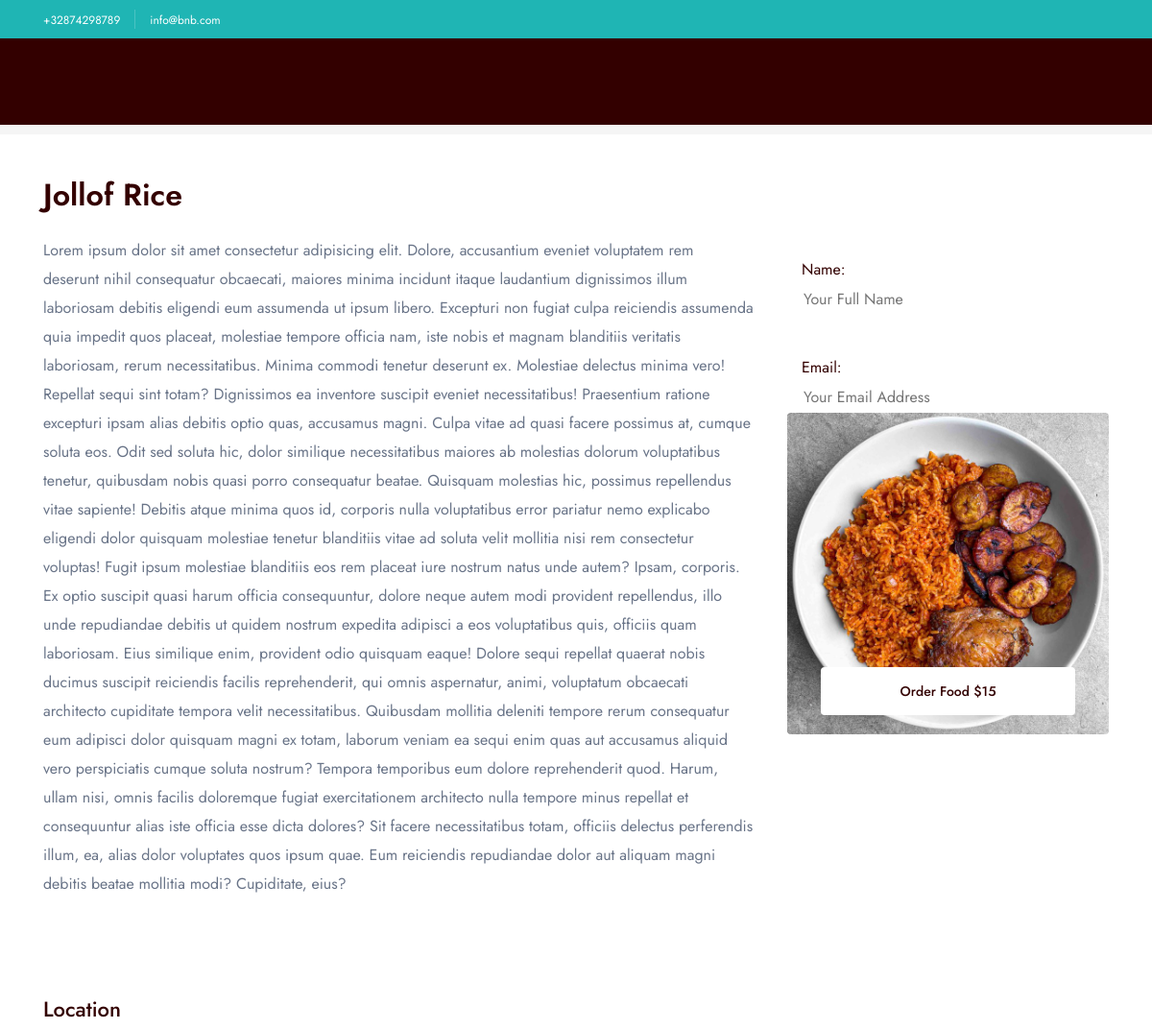
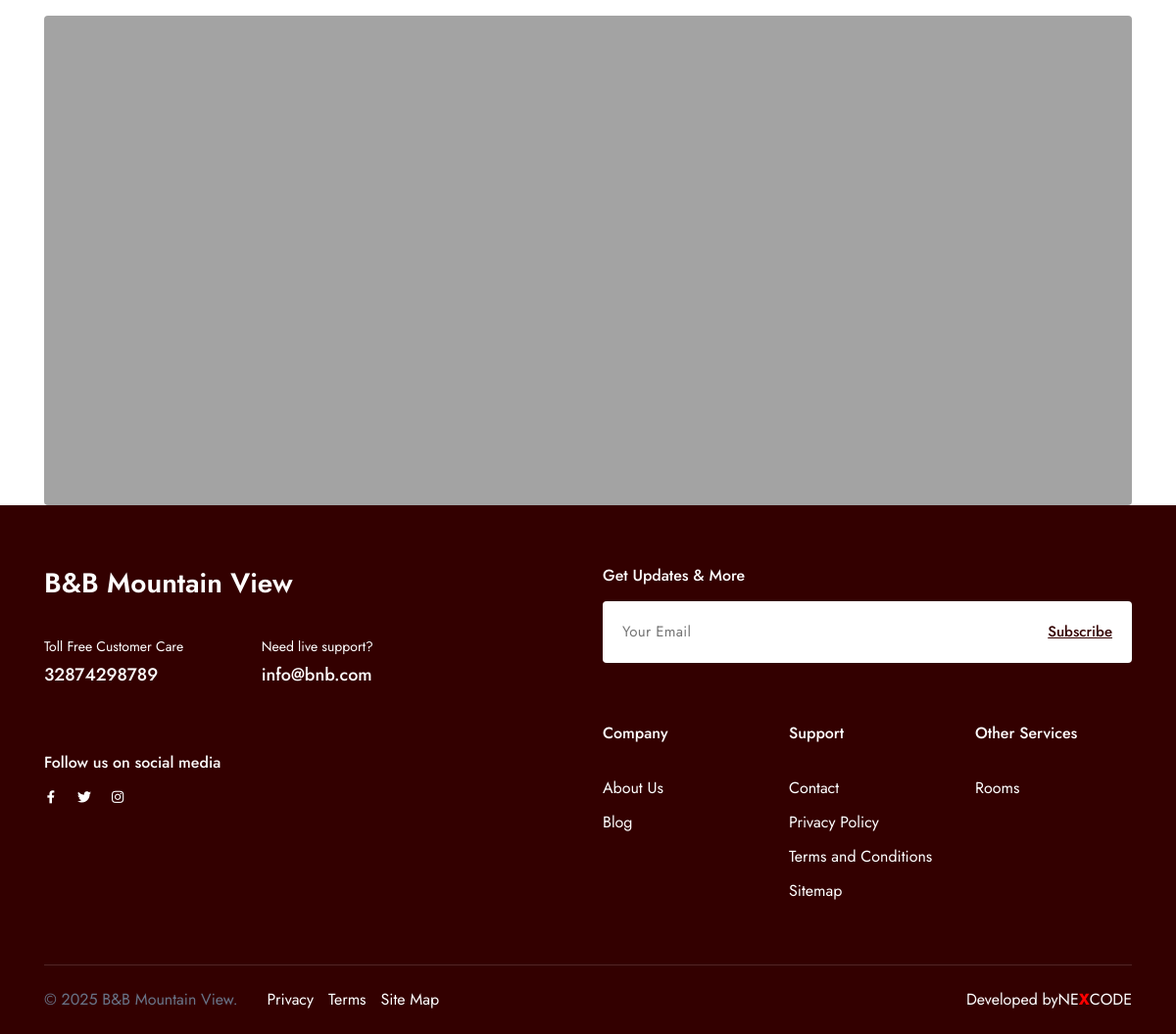
The app's page /food/jollof-rice with its own data (2 pictures, top to bottom).
### home/models.py (models this page shows, shortened)
class Setting(models.Model):
    email = models.CharField(max_length=255, null=True, blank=True)
    second_email = models.CharField(max_length=255, null=True, blank=True)
    contact_number = models.CharField(max_length=255, null=True, blank=True)
    website = models.URLField(max_length=255, null=True, blank=True)
    instagram = models.URLField(max_length=255, null=True, blank=True)
    twitter = models.URLField(max_length=255, null=True, blank=True)
    facebook = models.URLField(max_length=255, null=True, blank=True)
    whatsapp_number = models.CharField(max_length=255, null=True, blank=True)
    address = models.CharField(max_length=255, null=True, blank=True)
    about_image = ProcessedImageField(
        upload_to=about_image_path,
        processors=[ResizeToFill(630, 700)],
        format='JPEG',
        options={'quality': 90},
        null=True,
        blank=True,
    )
    about_title = models.CharField(max_length=255, null=True, blank=True)
    about_description = models.TextField(null=True, blank=True)
    hero_image = ProcessedImageField(
        upload_to='settings/hero_images/',
        processors=[ResizeToFill(1920, 1080)],
        format='JPEG',
        options={'quality': 90},
        null=True,
        blank=True,
    )
    hero_title = models.CharField(max_length=255, null=True, blank=True)
    hero_desc = models.TextField(null=True, blank=True)
    class Meta:
        verbose_name = "Setting"
        verbose_name_plural = "Settings"

class Food(models.Model):
    CATEGORY_CHOICES = [
        ('drinks', 'Drinks'),
        ('food', 'Food'),
    ]
    name = models.CharField(max_length=255)
    slug = models.SlugField(unique=True, blank=True)
    description = models.TextField()
    price_usd = models.IntegerField(null=True, blank=True)
    price_rwf = models.IntegerField(null=True, blank=True)
    category = models.CharField(
        max_length=10,
        choices=CATEGORY_CHOICES,
        default='food',  # Default is 'Food' if not specified
    )
    image = ProcessedImageField(
        upload_to=food_image_path,
        format='JPEG',
        processors=[ResizeToFill(720, 720)],
        options={'quality': 90},
        null=True,
        blank=True,
    )
    created_at = models.DateTimeField(default=timezone.now)
    updated_at = models.DateTimeField(auto_now=True)
    class Meta:
        verbose_name_plural = "Food"

### home/views.py (the view)
# urls.py: path('food/<slug>', getFood, name="getFood"),
def getFood(request, slug):
    food = get_object_or_404(Food, slug=slug)
    settings_obj = Setting.objects.first()
    selected_currency = request.GET.get('currency', request.session.get('currency', 'USD'))
    request.session['currency'] = selected_currency
    if request.method == 'POST':
        form = FoodOrderForm(request.POST)
        if form.is_valid():
            order = form.save(commit=False)
            order.food = food
            order.save()
            try:
                subject = f"Food Order Confirmation – {food.name} at B&B Mountain View"
                message = render_to_string('emails/food_order_confirmation.html', {
                    'order': order,
                    'food': food,
                    'settings': settings_obj,
                })
                email = EmailMessage(subject, message, to=[order.email])
                email.content_subtype = 'html'
                email.send()
                messages.success(
                    request,
                    f"🎉 Your order for {food.name} has been received! A confirmation email has been sent to {order.email}."
                )
            except Exception as e:
                logging.error(f"Failed to send confirmation email to user: {e}")
                messages.warning(
                    request,
                    f"Order received, but we couldn't email {order.email}."
                )
            try:
                admin_subject = f"New Food Order – {food.name} ({order.name})"
                admin_message = render_to_string('emails/admin_food_order_alert.html', {
                    'order': order,
                    'food': food,
                    'settings': settings_obj,
                })
                admin_email = EmailMessage(
                    subject=admin_subject,
                    body=admin_message,
                    to=[settings.EMAIL_HOST_USER]
                )
                admin_email.content_subtype = 'html'
                admin_email.send()
            except Exception as e:
                logging.error(f"Failed to send admin notification email: {e}")
            return redirect('base:getFood', slug=slug)
        else:
            messages.error(request, "❌ Please correct the errors in the form below.")
    else:
        form = FoodOrderForm()
    context = {
        'food': food,
        'settings': settings_obj,
        'selected_currency': selected_currency,
        'form': form
    }
    return render(request, 'restaurant/show.html', context)

### home/forms.py
class FoodOrderForm(forms.ModelForm):
    class Meta:
        model = FoodOrder
        fields = ['name', 'email']
        widgets = {
            'name': forms.TextInput(attrs={'class': 'form-input', 'placeholder': 'Your Full Name', 'required': True}),
            'email': forms.EmailInput(attrs={'class': 'form-input', 'placeholder': 'Your Email Address', 'required': True}),
        }

### templates/restaurant/show.html (shortened to what this page needs)
{% extends 'layouts/app.html' %}
{% load static %}
{% load humanize %}
{% block content %}
    <br>
    <br>
    <br>
    <section class="py-10 d-flex items-center bg-light-2">
        <div class="container">
            <div class="row y-gap-10 items-center justify-between">
                <div class="col-auto">
                    <div class="row x-gap-10 y-gap-5 items-center text-14 text-light-1">
                        <div class="col-auto">
                            <div class="">Home</div>
                        </div>
                            <div class="col-auto">
                            <div class="">></div>
                        </div>
                        <div class="col-auto">
                            <div class="">B&B Mountain View Food</div>
                        </div>
                        <div class="col-auto">
                            <div class="">></div>
                        </div>
                        <div class="col-auto">
                            <div class="text-dark-1">{{ food.name }}</div>
                        </div>
                    </div>
                </div>
                <div class="col-auto">
                    <a href="{% url 'base:restaurant' %}" class="text-14 text-blue-1 underline">All Food</a>
                </div>
            </div>
        </div>
    </section>
    <section class="layout-pb-md">
        <div class="container">
            <div class="row y-gap-20 pt-40">
                <div class="col-auto">
                    <h2 class="">{{ food.name }}</h2>
                </div>
                <div class="d-flex">
                    <div class="col-xl-8">
                        <p>
                            {{ food.description }}
                        </p>
                    </div>
                    <form method="POST" class="col-xl-4">
                        <div class="row y-gap-20 pt-20 ml-35">
                            <div class="col-12">
                                <div class="">
                                    {{ form.name.label_tag }}{{ form.name }}
                                </div>
                            </div>
                            <div class="mt-20 col-12">
                                <div class="">
                                    {{ form.email.label_tag }}{{ form.email }}
                                </div>
                            </div>
                        </div>
                        <div class="relative d-flex ml-35">
                            <img src="{% if food.image %}{{ food.image.url }}{% else %}{% static 'img/default.png' %}{% endif %}" alt="{{ food.name }}" class="col-12 rounded-4">
                            <div class="absolute d-flex justify-center items-end col-12 h-full z-1 px-35 py-20">
                                <button class="button h-50 px-25 -blue-1 bg-white text-dark-1 text-14 fw-500 col-12" type="submit">
                                    Order Food
                                    {% if selected_currency == 'USD' %}
                                        ${{ food.price_usd|intcomma }}
                                    {% else %}
                                        {{ food.price_rwf|intcomma }} RWF
                                    {% endif %}
                                </button>
                            </div>
                        </div>
                    </form>
                </div>
            </div>
        </div>
    </section>
    <section class="pt-40">
        <div class="container">
            <div class="row y-gap-20">
                <div class="col-auto">
                    <h2 class="text-22 fw-500">Location</h2>
                </div>
                <div class="col-12">
                    <div class="map rounded-4 map-500">
                        <iframe src="https://www.google.com/maps/embed?pb=!1m18!1m12!1m3!1d3987.4162130891827!2d30.056825011912657!3d-1.988286936790796!2m3!1f0!2f0!3f0!3m2!1i1024!2i768!4f13.1!3m3!1m2!1s0x19dca5be108f7aa5%3A0x2abacadc67af2926!2sB%26B%20MOUNTAIN%20VIEW!5e0!3m2!1sen!2srw!4v1727166050562!5m2!1sen!2srw" width="100%" height="100%" style="border:0;" allowfullscreen="" loading="lazy"></iframe>
                    </div>
                </div>
            </div>
        </div>
    </section>
{% endblock %}

### templates/inc/header.html (shortened to what this page needs)
{% load static %}
<section class="header-banner py-5 bg-blue-1 z-2">
	<div class="container">
		<div class="row items-center justify-between">
			<div class="col-auto">
				<div class="row x-gap-15 y-gap-15 items-center">
					<div class="col-auto md:d-none">
						<a href="#" class="text-12 text-white">+{{ settings.contact_number }}</a>
					</div>
					<div class="col-auto md:d-none">
					</div>
					<div class="col-auto">
						<a href="#" class="text-12 text-white">{{ settings.email }}</a>
					</div>
				</div>
			</div>
		</div>
	</div>
</section>
<header data-add-bg="bg-dark-1" class="header mt-40 -type-9 js-header" data-x="header" data-x-toggle="is-menu-opened" style="background: #330000 !important;">
</header>

### templates/inc/footer.html (shortened to what this page needs)
{% load static %}
<footer class="footer -type-2 bg-dark-2 text-white">
    <div class="container">
        <div class="pt-60 pb-60">
            <div class="row y-gap-40 justify-between xl:justify-start">
                <div class="col-xl-4 col-lg-6">
                    <a href="{% url 'base:home' %}">
                        <h3>
                            B&B Mountain View
                        </h3>
                    </a>
                    <div class="row y-gap-30 justify-between pt-30">
                        <div class="col-sm-6">
                            <div class="text-14">Toll Free Customer Care</div>
                            <a href="tel:{{ settings.contact_number }}" class="text-18 fw-500 mt-5">{{ settings.contact_number }}</a>
                        </div>
                        <div class="col-sm-5">
                            <div class="text-14">Need live support?</div>
                            <a href="mail:{{ settings.email }}" class="text-18 fw-500 mt-5">{{ settings.email }}</a>
                        </div>
                    </div>
                    <div class="mt-60">
                        <h5 class="text-16 fw-500 mb-10">Follow us on social media</h5>
                        <div class="d-flex x-gap-20 items-center">
                            <a href="{{ settings.facebook }}"><i class="icon-facebook text-14"></i></a>
                            <a href="{{ settings.twitter }}"><i class="icon-twitter text-14"></i></a>
                            <a href="{{ settings.instagram }}"><i class="icon-instagram text-14"></i></a>
                        </div>
                    </div>
                </div>
                <div class="col-lg-6">
                    <div class="row y-gap-30">
                        <div class="col-12">
                            <h5 class="text-16 fw-500 mb-15">Get Updates & More</h5>
                            <div class="single-field relative d-flex justify-end items-center pb-30">
                                <input class="bg-white rounded-8" type="email" placeholder="Your Email">
                                <button class="absolute px-20 h-full text-15 fw-500 underline text-dark-1">Subscribe</button>
                            </div>
                        </div>
                        <div class="col-lg-4 col-sm-6">
                            <h5 class="text-16 fw-500 mb-30">Company</h5>
                                <div class="d-flex y-gap-5 flex-column">
                                <a href="{% url 'base:about' %}">About Us</a>
                                <a href="{% url 'base:blogs' %}">Blog</a>
                            </div>
                        </div>
                        <div class="col-lg-4 col-sm-6">
                            <h5 class="text-16 fw-500 mb-30">Support</h5>
                            <div class="d-flex y-gap-5 flex-column">
                                <a href="{% url 'base:contact' %}">Contact</a>
                                <a href="#">Privacy Policy</a>
                                <a href="#">Terms and Conditions</a>
                                <a href="#">Sitemap</a>
                            </div>
                        </div>
                        <div class="col-lg-4 col-sm-6">
                            <h5 class="text-16 fw-500 mb-30">Other Services</h5>
                            <div class="d-flex y-gap-5 flex-column">
                                <a href="{% url 'base:rooms' %}">Rooms</a>
                            </div>
                        </div>
                    </div>
                </div>
            </div>
        </div>
        <div class="py-20 border-top-white-15">
            <div class="row justify-between items-center y-gap-10">
                <div class="col-auto">
                    <div class="row x-gap-30 y-gap-10">
                        <div class="col-auto">
                            <div class="d-flex items-center">
                                <p>© 2025 B&B Mountain View.</p>
                            </div>
                        </div>
                        <div class="col-auto">
                            <div class="d-flex x-gap-15">
                                <a href="#">Privacy</a>
                                <a href="#">Terms</a>
                                <a href="#">Site Map</a>
                            </div>
                        </div>
                    </div>
                </div>
                <div class="col-auto">
                    <div class="row y-gap-10 items-center">
                        <div class="col-auto">
                            <div class="d-flex items-center">
                                 Developed by <a href='https://www.nexcodes.dev/' target='_blank'>NE<span style="color:red; font-weight: bold">X</span>CODE</a>
                            </div>
                        </div>
                    </div>
                </div>
            </div>
        </div>
    </div>
</footer>

### records on screen
Setting: contact_number "32874298789", email "info@bnb.com"
Food: name "Jollof Rice", description "Lorem ipsum dolor sit amet consectetur adipisicing elit. Dolore, accusantium eveniet voluptatem rem deserunt nihil consequatur obcaecati, maiores minima incidunt itaque laudantium dignissimos illum laboriosam debitis eligendi eum assumenda ut ipsum libero. Excepturi non fugiat culpa reiciendis assumenda quia impedit quos placeat, molestiae tempore officia nam, iste nobis et magnam blanditiis veritatis laboriosam, rerum necessitatibus. Minima commodi tenetur deserunt ex. Molestiae delectus minima vero! Repellat sequi sint totam? Dignissimos ea inventore suscipit eveniet necessitatibus! Praesentium ratione excepturi ipsam alias debitis optio quas, accusamus magni. Culpa vitae ad quasi facere…", image (picture), price_usd "15"
